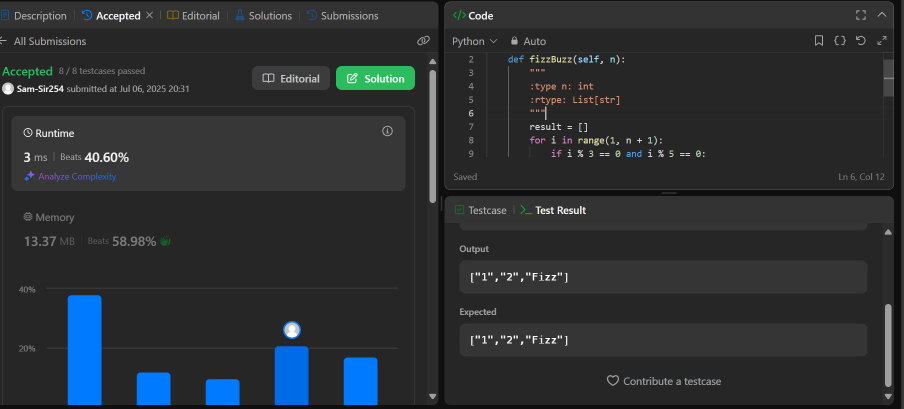
#> input picture codeKenya S2/Day 1/image.png, 1808 x 817 px, given in place of video.mp4, which was not available (shown at 1/2 size)
$ python ascii_video.py
#> lines starting #> are read from the running program, lines starting #| are printed output that depends on the picture; pictures that were not available may be replaced by others from this repository, and a replacement may not be noted
#> in run_ascii_video, frame is the input picture: shape (817, 1808, 3); mean B, G, R 50, 47.2, 43.4
import cv2
import numpy as np
from PIL import Image, ImageEnhance, ImageFilter
import os

# ASCII characters used to build the output text
ASCII_CHARS = "@%#*+=-:. "

# Width & Height of ASCII output
WIDTH = 120
HEIGHT = 35

def frame_to_ascii(frame):
    img = Image.fromarray(frame).convert("L")  # Convert to grayscale
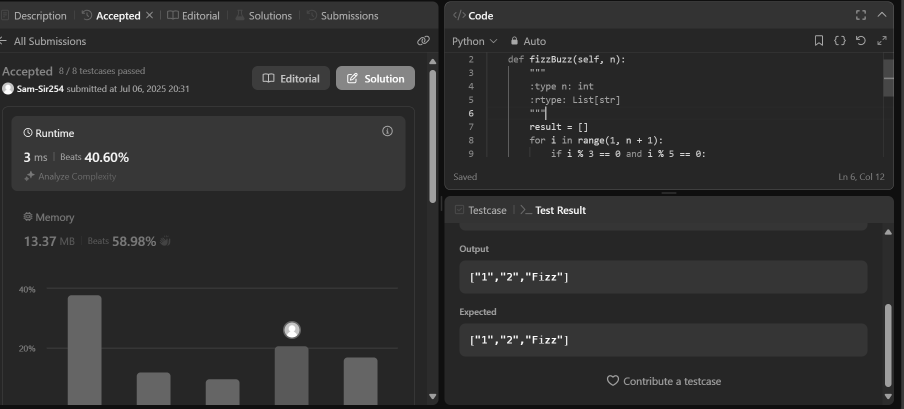
#> img: PIL image 1808x817 L (shown at 1/2 size); min 15, max 255, mean 46.4

    # Enhance image
    img = ImageEnhance.Contrast(img).enhance(2.6)
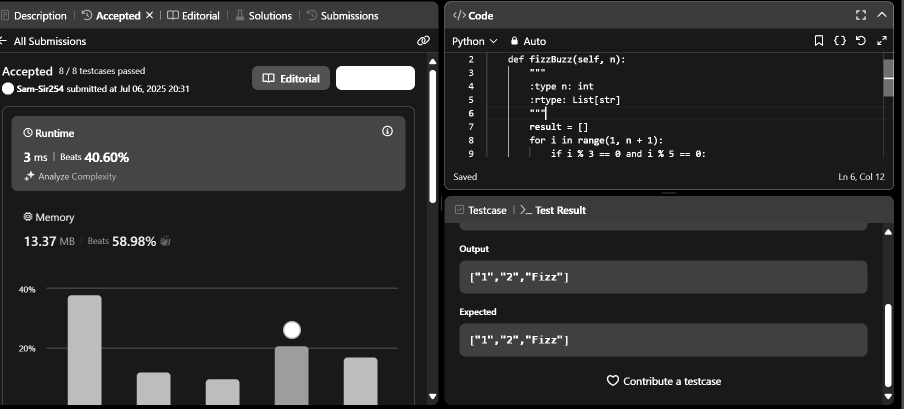
#> img: PIL image 1808x817 L (shown at 1/2 size); min 0, max 255, mean 45.5
    img = ImageEnhance.Brightness(img).enhance(1.15)
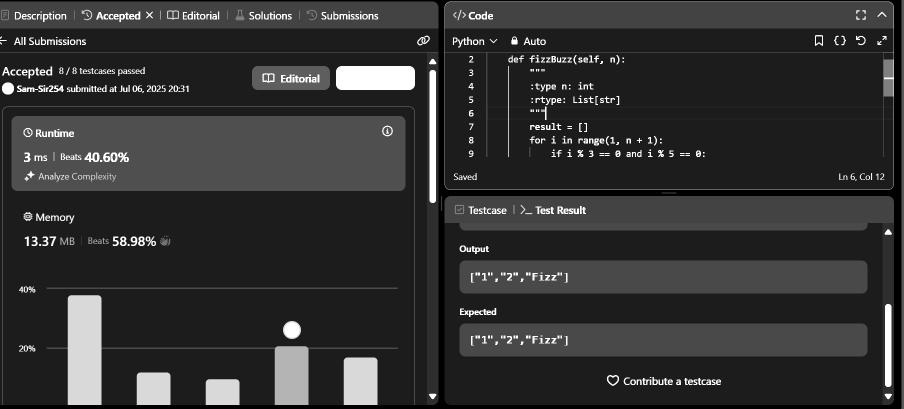
#> img: PIL image 1808x817 L (shown at 1/2 size); min 0, max 255, mean 50.8

    # Edge + sharpen
    edge = img.filter(ImageFilter.FIND_EDGES)
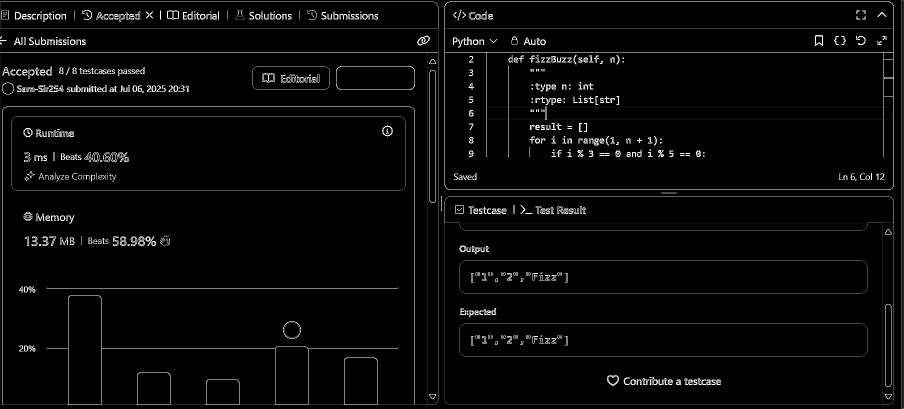
#> edge: PIL image 1808x817 L (shown at 1/2 size); min 0, max 255, mean 7.7
    sharp = img.filter(ImageFilter.SHARPEN)
    img = Image.blend(sharp, edge, 0.5)
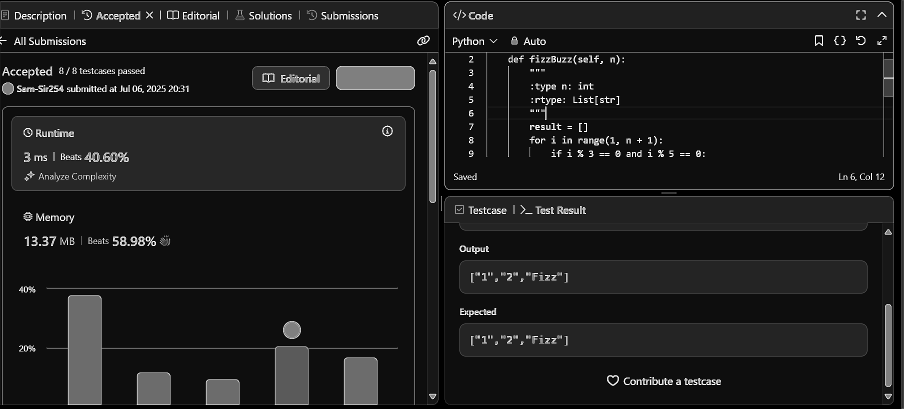
#> img: PIL image 1808x817 L (shown at 1/2 size); min 0, max 255, mean 28.9

    # Resize
    img = img.resize((WIDTH, HEIGHT))
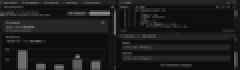
#> img: PIL image 120x35 L (shown 2 times larger); min 7, max 140, mean 28.9
    pixels = np.array(img)

    ascii_img = [
        "".join(ASCII_CHARS[int(p / 256 * len(ASCII_CHARS))] * 2 for p in row)
        for row in pixels
    ]
    return "\n".join(ascii_img)

def clear_terminal():
    os.system("cls" if os.name == "nt" else "clear")

def run_ascii_video():
    cap = cv2.VideoCapture("video.mp4")  # Use webcam. To use a video, replace 0 with "video.mp4"

    try:
        while True:
            ret, frame = cap.read()
            if not ret:
                break

            frame = cv2.cvtColor(frame, cv2.COLOR_BGR2RGB)  # Convert BGR to RGB
            ascii_art = frame_to_ascii(frame)

            clear_terminal()
            print(ascii_art)

            if cv2.waitKey(1) & 0xFF == ord('q'):
#> (key q is pressed here)
                break
    finally:
        cap.release()

if __name__ == "__main__":
    run_ascii_video()
